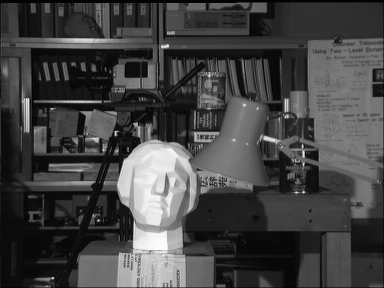
//> input picture C++/DepthMap/tsukuba_l.png, 384 x 288 px
$ ./main   (built with g++ and OpenCV 4)
//> lines starting //> are read from the running program, lines starting //| are printed output that depends on the picture
#include <stdio.h>
// #include <ppl.h>
#include <opencv4/opencv2/opencv.hpp>
#include <opencv4/opencv2/core.hpp>
#include <opencv4/opencv2/highgui.hpp>
#include <iostream>
#include <thread>
#include <mutex>
#include <vector>

using namespace cv;
using namespace std;

int BLOCK_SIZE=7; //block size for the block matching
int Num_Disparities=16; // number of disparities in the stereo images.

static const int num_threads=8;

mutex mtx; // Mutual Exclusion for locking and unlocking the thread

void my_BM_algo(Mat left_img, Mat right_img, Mat DM,
                int H, int W, int WS, int scale_adjust,
                int start_row, int end_row)
{
    for(int i=(start_row); i<(end_row)+BLOCK_SIZE;++i)
    {
        uchar *imDM_i = DM.ptr(i+BLOCK_SIZE);
        for (int j=0+WS; j<W-WS; ++j)
        {
            int prev_SAD=INT_MAX;
            int best_disparity=0;
            for (int k=0; k<Num_Disparities-1; ++k)
            {
                int SAD=0;
                int SAD_tmp=0;
                // Begin Cost Function
                for (int u=0;u<BLOCK_SIZE;++u){
                    for (int v=0; v<BLOCK_SIZE; ++v){
                        SAD_tmp=(left_img.at<uchar>(i+u,j+v)-right_img.at<uchar>(i+u,j+v-k));
                        SAD+=abs(SAD_tmp);
                    }
                }
                if (SAD<prev_SAD){
                    prev_SAD=SAD;
                    best_disparity=k;
                }
            }
            // mtx.lock();
            imDM_i[j] = best_disparity*scale_adjust;
            // DM->at<uchar>(i,j)=best_disparity*scale_adjust;
            // mtx.unlock();
        }
    }
    // return DM;
}


int main()
{
    clock_t start_time, end_time;
    Mat left_img = cv::imread("/home/vom/ros2_ws/ROSbot-codes/C++/DepthMap/tsukuba_l.png",IMREAD_GRAYSCALE);
//> left_img is the input picture: 288 rows x 384 cols, CV_8UC1; min 0, max 252, mean 67.6
    Mat right_img = cv::imread("/home/vom/ros2_ws/ROSbot-codes/C++/DepthMap/tsukuba_r.png",IMREAD_GRAYSCALE);
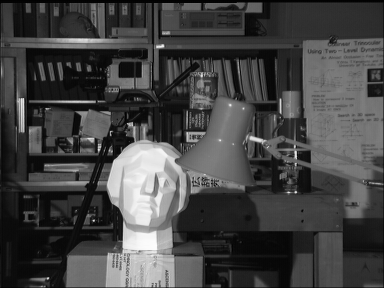
//> input picture C++/DepthMap/tsukuba_r.png, 384 x 288 px
//> right_img is the input picture: 288 rows x 384 cols, CV_8UC1; min 0, max 253, mean 68
    int H = left_img.rows; int W = left_img.cols; // image size
//> after `int H = left_img.rows`: H = 288
//> after `int W = left_img.cols`: W = 384
    // imshow("Left Image", left_img);
    // imshow("Right Image",right_img);
    // waitKey();

    Mat DM=Mat(H,W,CV_8UC1);
    Mat resized_DM;
    int WS=BLOCK_SIZE/2;
    int scale_adjust =255/Num_Disparities;
    vector<thread> my_threads;
    int chunk_size = ((H-BLOCK_SIZE)/num_threads);
//> chunk_size = 35
    start_time=clock();
    thread th1,th2,th3,th4,th5,th6,th7,th8;


    for (int i=0; i<num_threads-1; ++i)
    {
        my_threads.push_back(thread(my_BM_algo, left_img, right_img, DM, H, W, WS, scale_adjust,
                            (i*(chunk_size)), ((i+1)*(chunk_size)) ));

        // cout<<"thread number: "<<i<<endl;
    }
//> after the loop, my_threads = 7 items
    for (auto& th: my_threads)
    {
        th.join();
    }
//> this loop made 7 passes
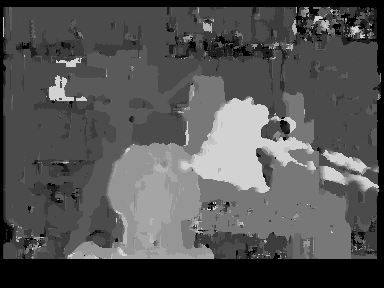
//> DM: 288 rows x 384 cols, CV_8UC1; min 0, max 210, mean 83.9

    // [24 lines of commented-out code are left out]
    end_time=clock();
    resize(DM, resized_DM, Size(), 2.5, 2.5);
    imshow("Disparity Map", resized_DM);

    double time_taken=double(end_time-start_time)/double(CLOCKS_PER_SEC);
    cout<<"The time taken to execute Disparity BM algoithm:"<<fixed<<time_taken<<setprecision(1)<<" seconds"<<endl;
    waitKey();
    return 0;
}
